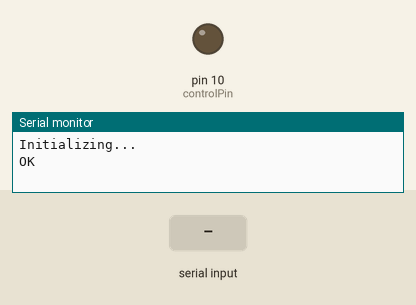
Bench run of a sketch on a simulated Arduino Uno, built with avr-gcc and run on an emulated ATmega328P. Parts: output pins drawn as LEDs (lit = HIGH), the last lines printed to the serial monitor. The inputs (shaded band) are chosen by the test bench. The modem accepts every AT command (registered, SIM ready, sends succeed) and sends nothing else.

Above: at 2.5 s.
2.6 s: "1" received over the second serial link
At 39.7 s:
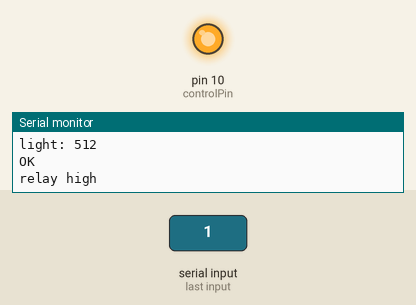
Timing chart, 0 to 40.2 s (numbered marks = the images above; inputs shaded):
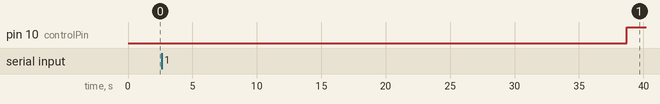

The sketch:

lab6-2.ino
```cpp
#include <SoftwareSerial.h>
#include <string.h>
//Create software serial object to communicate with BC20
SoftwareSerial mySerial(3, 4); //BC20 Tx & Rx is connected to LinkIt #3 & #4
char str[100];
char code[50];

int val = 0;
int controlPin = 10;
int buttonPin = 6;


void setup(){
  //Begin serial communication with Arduino and Arduino IDE (Serial Monitor)
  Serial.begin(9600);
  pinMode(controlPin, OUTPUT);

  //Begin serial communication with LinkIt 7697 and BC20
  mySerial.begin(9600);

  Serial.println("Initializing...");
  delay(1000);

  mySerial.println("AT"); //Once the handshake test is successful, it will back to OK
  updateSerial();
  delay(2000);
  mySerial.println("AT+QSCLK=0");
  updateSerial();
  delay(2000);
  mySerial.println("AT+CSQ");
  updateSerial();
  delay(2000);
  mySerial.println("AT+CGATT=0");
  updateSerial();
  delay(2000);
  mySerial.println("AT+CFUN=0");
  updateSerial();
  delay(2000);
  mySerial.println("AT+CGDCONT=1,\"IPV4V6\",,,0,0,,,,,0,0");
  updateSerial();
  delay(2000);
  mySerial.println("AT+CFUN=1");
  updateSerial();
  delay(5000);
  mySerial.println("AT+CGATT=1");
  updateSerial();
  delay(5000);
  mySerial.println("AT+QICFG=\"dataformat\",1,1");
  updateSerial();
  delay(5000);
}

void convert(int a){
    memset(code, 0, sizeof(code));
    char tmp[50];
    sprintf(tmp, "%d", a);
    size_t len = strlen(tmp);
    char hex[3];
    for(int i=0;i<len;i++){
        sprintf(hex, "%x", tmp[i]);
        strcat(code, hex);
    }
}

void loop(){
  Serial.println("-------------------------");
  mySerial.println("AT+QIOPEN=1,0,\"TCP\",210.240.193.178,54321,1234,0");
  updateSerial();
  delay(5000);
  int light = analogRead(A0);
  Serial.print("light: ");
  Serial.println(light);
  convert(light);
  sprintf(str, "AT+QISEND=0,%d,%s", strlen(code)/2, code);
  mySerial.println(str);
  updateSerial();

  if (light>=500)
  {
      Serial.println("relay high");
      digitalWrite(controlPin, HIGH);

  }
  else
  {
      Serial.println("relay low");
      digitalWrite(controlPin, LOW);

  }

  delay(10000);
}
void updateSerial()
{
  delay(500);
  while (Serial.available())
  {
    mySerial.write(Serial.read());//Forward what Serial received to Software Serial Port
  }
  while(mySerial.available())
  {
    Serial.write(mySerial.read());//Forward what Software Serial received to Serial Port
  }
}
```
